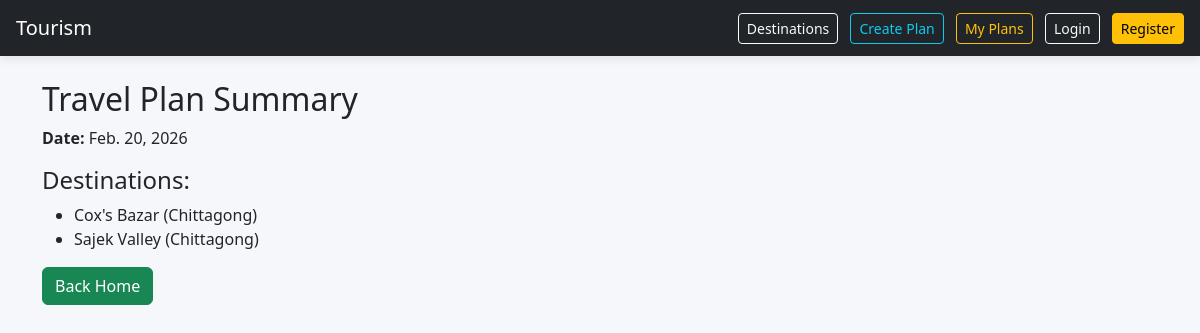
Page /plan/2/ on the committed database.
### core/models.py (models this page shows, shortened)
class TravelPlan(models.Model):
    user = models.ForeignKey(User, on_delete=models.CASCADE)
    travel_date = models.DateField()
    destinations = models.ManyToManyField(Destination)

class Destination(models.Model):
    name = models.CharField(max_length=200)
    description = models.TextField()
    image = models.ImageField(upload_to='destinations/', null=True, blank=True)
    location = models.CharField(max_length=200, default="Unknown")
    is_popular = models.BooleanField(default=False)

### core/views.py (the view)
# urls.py: path('plan/<int:pk>/', views.plan_summary, name='plan_summary'),
def plan_summary(request, pk):
    plan = get_object_or_404(TravelPlan, pk=pk)
    return render(request, 'plan_summary.html', {'plan': plan})

### templates/plan_summary.html
{% extends 'base.html' %}
{% block content %}
<h2>Travel Plan Summary</h2>
<p><strong>Date:</strong> {{ plan.travel_date }}</p>
<h4>Destinations:</h4>
<ul>
    {% for d in plan.destinations.all %}
        <li>{{ d.name }} ({{ d.location }})</li>
    {% endfor %}
</ul>
<a href="/" class="btn btn-success">Back Home</a>
{% endblock %}

### templates/base.html (style rules this page uses)
body { background: #f5f7fb; }

### rows in the picture
TravelPlan: travel_date "Feb. 20, 2026"
Destination: name "Cox's Bazar", location "Chittagong"
Destination: name "Sajek Valley", location "Chittagong"
